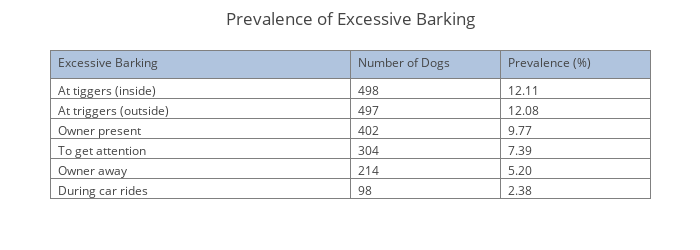

Write notebook code for a chart like this one.
### Markdown cell above
### 4.5 Excessive Barking:

### Code cell
# Create the necessary dataframe.
fields = ', '.join(FR.fields[CATEGORY[4]])
labels = list(FR.labels[CATEGORY[4]].values())
df = createNumericDataFrame(DOG_TABLE, fields, labels, filtered=True)

# Get individual behavior problem counts and display as a table.
sums = df.sum()
sums = sums.sort_values(ascending=False)

# Calculate the prevalence of each behavior problem.
prevalences = sums.apply(PREVALENCE)

# Get individual behavior problem counts and display as a table.
data = [go.Table(columnwidth = [200, 100, 100],
                 header=dict(values=[CATEGORY[4], 'Number of Dogs', 'Prevalence (%)'],
                             fill = dict(color='#B0C4DE'),
                             align = ['left'] * 3),
                 cells=dict(values=[sums.index.values, sums.values, prevalences.values],
                            align = ['left'] * 3,
                            format = [None, 'd', '.2f']))]
layout = go.Layout(title='Prevalence of {}'.format(CATEGORY[4]),
                   width=700,
                   height=250,
                   margin=go.Margin(l=50, r=50, b=50, t=50, pad=4))
fig = dict(data=data, layout=layout)
if SAVE_OUTPUT:
    py.plot(fig, image='png', image_width=700, image_height=250,
            image_filename='4_5_excessive_barking')
py.iplot(fig)

### Figure 1 — Plotly figure (JSON) as saved in the notebook; plotly's stock layout.template omitted (floating-point values rounded to 4 significant figures)
{"data": [{"cells": {"align": ["left", "left", "left"], "format": [null, "d", ".2f"], "values": [["At tiggers (inside)", "At triggers (outside)", "Owner present", "To get attention", "Owner away", "During car rides"], [498, 497, 402, 304, 214, 98], [12.11, 12.08, 9.772, 7.389, 5.202, 2.382]]}, "columnwidth": [200, 100, 100], "header": {"align": ["left", "left", "left"], "fill": {"color": "#B0C4DE"}, "values": ["Excessive Barking", "Number of Dogs", "Prevalence (%)"]}, "type": "table"}], "layout": {"height": 250, "margin": {"b": 50, "l": 50, "pad": 4, "r": 50, "t": 50}, "title": "Prevalence of Excessive Barking", "width": 700}}
